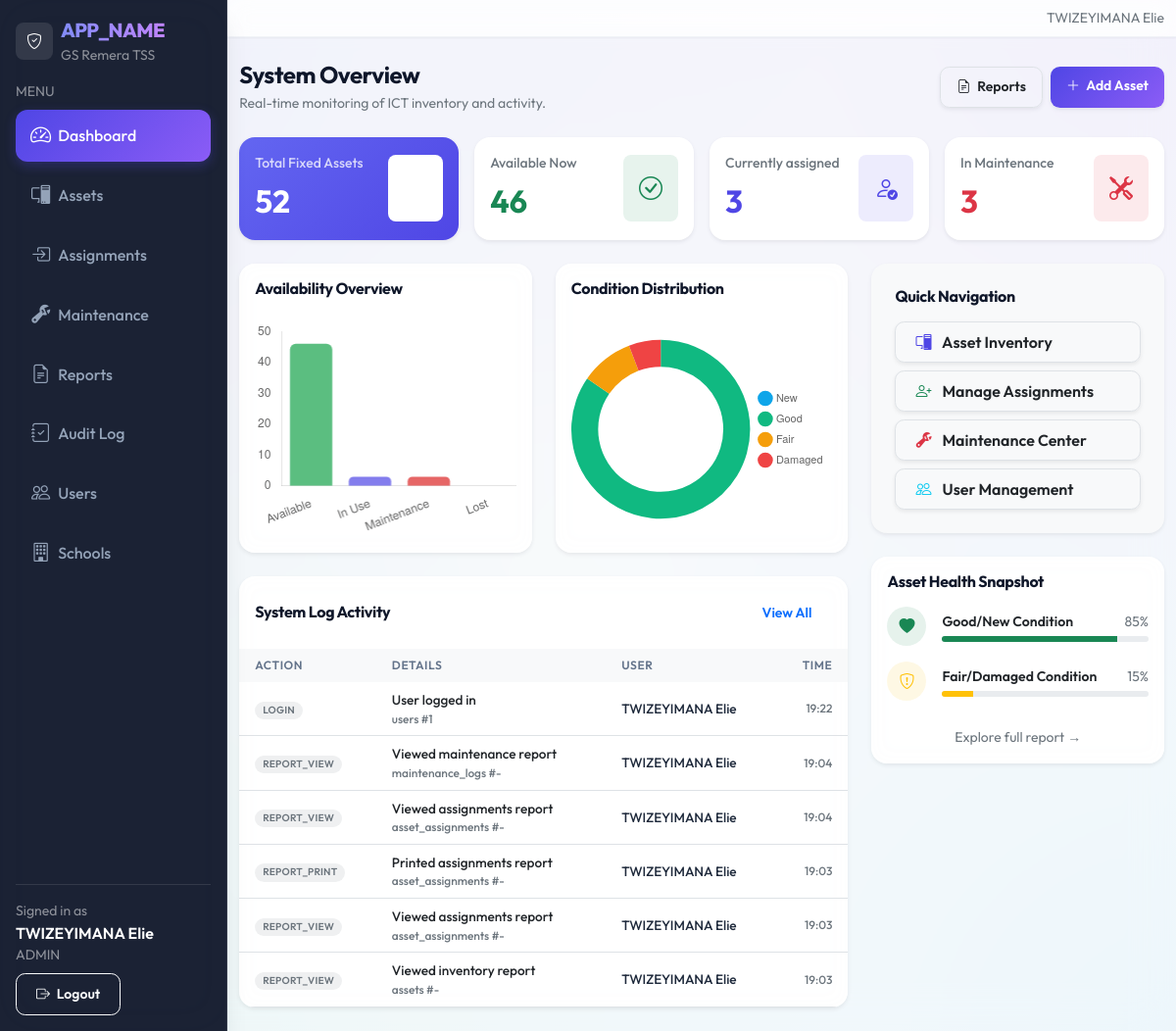
/index.php (signed in), run on the app's committed database.
### tables this page shows
CREATE TABLE `audit_logs` (
  `id` bigint(20) UNSIGNED NOT NULL,
  `school_id` int(10) UNSIGNED NOT NULL,
  `user_id` int(10) UNSIGNED DEFAULT NULL,
  `action` varchar(50) NOT NULL,
  `entity` varchar(50) DEFAULT NULL,
  `entity_id` varchar(50) DEFAULT NULL,
  `description` varchar(255) DEFAULT NULL,
  `ip_address` varchar(45) DEFAULT NULL,
  `user_agent` varchar(255) DEFAULT NULL,
  `created_at` datetime NOT NULL DEFAULT CURRENT_TIMESTAMP
);

CREATE TABLE `users` (
  `id` int(10) UNSIGNED NOT NULL,
  `school_id` int(10) UNSIGNED NOT NULL,
  `role_id` int(10) UNSIGNED NOT NULL,
  `username` varchar(50) NOT NULL,
  `full_name` varchar(120) NOT NULL,
  `email` varchar(120) DEFAULT NULL,
  `password_hash` varchar(255) NOT NULL,
  `is_active` tinyint(1) NOT NULL DEFAULT '1',
  `last_login_at` datetime DEFAULT NULL,
  `created_at` datetime NOT NULL DEFAULT CURRENT_TIMESTAMP,
  `updated_at` datetime DEFAULT NULL ON UPDATE CURRENT_TIMESTAMP
);

### includes/url.php (called while the page is built, shortened)
<?php
function base_url(): string
{
  $b = defined('BASE_URL') ? (string)BASE_URL : '';
  $b = rtrim($b, '/');
  return $b;
}
function url(string $path): string
{
  $full = base_url() . $path;
  return $full === '' ? '/' : $full;
}

### index.php (the view, shortened to what this page needs)
<?php
require_once __DIR__ . '/includes/layout.php';
require_once __DIR__ . '/includes/url.php';
$pdo = db();
$sid = (int)$_SESSION['user']['school_id'];
$stats = [
  'total' => 0,
  'available' => 0,
  'in_use' => 0,
  'maintenance' => 0,
  'lost' => 0,
];
$stmt_total = $pdo->prepare("SELECT COUNT(*) FROM assets WHERE school_id = ?");
$stmt_total->execute([$sid]);
$stats['total'] = (int)$stmt_total->fetchColumn();
$stmt_status = $pdo->prepare("SELECT COUNT(*) FROM assets WHERE school_id = ? AND status = ?");
foreach (['Available', 'In Use', 'Maintenance', 'Lost'] as $status) {
    $stmt_status->execute([$sid, $status]);
    $stats[strtolower(str_replace(' ', '_', $status))] = (int)$stmt_status->fetchColumn();
}
$stmt_cond = $pdo->prepare("SELECT asset_condition, COUNT(*) as count FROM assets WHERE school_id = ? GROUP BY asset_condition");
$stmt_cond->execute([$sid]);
$conditionData = $stmt_cond->fetchAll(PDO::FETCH_KEY_PAIR);
$conditions = ['New', 'Good', 'Fair', 'Damaged'];
$conditionCounts = [];
foreach ($conditions as $cnd) {
    $conditionCounts[] = (int)($conditionData[$cnd] ?? 0);
}
$stmt_logs = $pdo->prepare("
  SELECT l.*, u.full_name
  FROM audit_logs l
  LEFT JOIN users u ON u.id = l.user_id
  WHERE l.school_id = ?
  ORDER BY l.created_at DESC
  LIMIT 6
");
$stmt_logs->execute([$sid]);
$recentLogs = $stmt_logs->fetchAll();
?>
<div class="d-flex align-items-center justify-content-between flex-wrap gap-2 mb-4">
  <div>
    <h1 class="h4 mb-1 fw-bold">System Overview</h1>
    <div class="text-secondary small">Real-time monitoring of ICT inventory and activity.</div>
  </div>
  <div class="d-flex gap-2">
    <a class="btn btn-white border shadow-sm btn-sm px-3" href="<?php echo htmlspecialchars(url('/reports/index.php')); ?>">
      <i class="bi bi-file-earmark-text me-1"></i> Reports
    </a>
    <a class="btn btn-primary btn-sm px-3 shadow-sm" href="<?php echo htmlspecialchars(url('/admin/assets/create.php')); ?>">
      <i class="bi bi-plus-lg me-1"></i> Add Asset
    </a>
  </div>
</div>
<div class="row g-3 mb-4">
  <div class="col-12 col-sm-6 col-xl-3">
    <div class="card border-0 shadow-sm overflow-hidden" style="background: linear-gradient(135deg, #6366f1 0%, #4f46e5 100%);">
      <div class="card-body p-3 text-white">
        <div class="d-flex align-items-center justify-content-between">
          <div>
            <div class="opacity-75 small fw-medium mb-1">Total Fixed Assets</div>
            <div class="fs-2 fw-bold"><?php echo $stats['total']; ?></div>
          </div>
          <div class="bg-white bg-opacity-20 rounded-3 p-3">
            <i class="bi bi-bank fs-4"></i>
          </div>
        </div>
      </div>
    </div>
  </div>
  <div class="col-12 col-sm-6 col-xl-3">
    <div class="card border-0 shadow-sm" style="background: white;">
      <div class="card-body p-3">
        <div class="d-flex align-items-center justify-content-between">
          <div>
            <div class="text-secondary small fw-medium mb-1">Available Now</div>
            <div class="fs-2 fw-bold text-success"><?php echo $stats['available']; ?></div>
          </div>
          <div class="bg-success bg-opacity-10 text-success rounded-3 p-3">
            <i class="bi bi-check-circle fs-4"></i>
          </div>
        </div>
      </div>
    </div>
  </div>
  <div class="col-12 col-sm-6 col-xl-3">
    <div class="card border-0 shadow-sm" style="background: white;">
      <div class="card-body p-3">
        <div class="d-flex align-items-center justify-content-between">
          <div>
            <div class="text-secondary small fw-medium mb-1">Currently assigned</div>
            <div class="fs-2 fw-bold text-primary"><?php echo $stats['in_use']; ?></div>
          </div>
          <div class="bg-primary bg-opacity-10 text-primary rounded-3 p-3">
            <i class="bi bi-person-check fs-4"></i>
          </div>
        </div>
      </div>
    </div>
  </div>
  <div class="col-12 col-sm-6 col-xl-3">
    <div class="card border-0 shadow-sm" style="background: white;">
      <div class="card-body p-3">
        <div class="d-flex align-items-center justify-content-between">
          <div>
            <div class="text-secondary small fw-medium mb-1">In Maintenance</div>
            <div class="fs-2 fw-bold text-danger"><?php echo $stats['maintenance']; ?></div>
          </div>
          <div class="bg-danger bg-opacity-10 text-danger rounded-3 p-3">
            <i class="bi bi-tools fs-4"></i>
          </div>
        </div>
      </div>
    </div>
  </div>
</div>
<div class="row g-4">
  <div class="col-12 col-xl-8">
    <div class="row g-4 mb-4">
      <div class="col-12 col-md-6">
        <div class="card border-0 shadow-sm h-100">
          <div class="card-body">
            <h6 class="fw-bold mb-4">Availability Overview</h6>
            <div style="height: 220px;">
              <canvas id="availabilityChart"></canvas>
            </div>
          </div>
        </div>
      </div>
      <div class="col-12 col-md-6">
        <div class="card border-0 shadow-sm h-100">
          <div class="card-body">
            <h6 class="fw-bold mb-4">Condition Distribution</h6>
            <div style="height: 220px;">
              <canvas id="conditionChart"></canvas>
            </div>
          </div>
        </div>
      </div>
    </div>
    <div class="card border-0 shadow-sm">
      <div class="card-body p-0">
        <div class="p-3 d-flex align-items-center justify-content-between">
          <h6 class="fw-bold mb-0">System Log Activity</h6>
          <a href="<?php echo url('/admin/audit/index.php'); ?>" class="btn btn-sm btn-link text-decoration-none">View All</a>
        </div>
        <div class="table-responsive">
          <table class="table table-hover align-middle mb-0" style="font-size: 0.85rem;">
            <thead class="bg-light text-secondary small">
              <tr>
                <th class="ps-3 py-2 border-0">Action</th>
                <th class="py-2 border-0">Details</th>
                <th class="py-2 border-0">User</th>
                <th class="py-2 border-0 pe-3 text-end">Time</th>
              </tr>
            </thead>
            <tbody>
              <?php foreach ($recentLogs as $log): ?>
                <tr>
                  <td class="ps-3">
                    <?php
                      $actionColor = 'secondary';
                    ?>
                    <span class="badge rounded-pill bg-<?php echo $actionColor; ?> bg-opacity-10 text-<?php echo $actionColor; ?> px-2">
                      <?php echo htmlspecialchars($log['action']); ?>
                    </span>
                  </td>
                  <td>
                    <div class="text-dark fw-medium"><?php echo htmlspecialchars($log['description']); ?></div>
                    <div class="text-secondary small italic"><?php echo htmlspecialchars($log['entity'] ?: '-'); ?> #<?php echo htmlspecialchars($log['entity_id'] ?: '-'); ?></div>
                  </td>
                  <td><?php echo htmlspecialchars($log['full_name'] ?: 'System'); ?></td>
                  <td class="pe-3 text-end text-secondary small"><?php echo date('H:i', strtotime($log['created_at'])); ?></td>
                </tr>
              <?php endforeach; ?>
            </tbody>
          </table>
        </div>
      </div>
    </div>
  </div>
  <div class="col-12 col-xl-4">
    <div class="card border-0 shadow-sm mb-4 bg-light">
      <div class="card-body p-4">
        <h6 class="fw-bold mb-3">Quick Navigation</h6>
        <div class="d-grid gap-2">
          <a class="btn btn-white border shadow-sm text-start py-2" href="<?php echo url('/admin/assets/index.php'); ?>">
            <i class="bi bi-pc-display me-2 text-primary"></i> Asset Inventory
          </a>
          <a class="btn btn-white border shadow-sm text-start py-2" href="<?php echo url('/teacher/assignments/index.php'); ?>">
            <i class="bi bi-person-plus me-2 text-success"></i> Manage Assignments
          </a>
          <a class="btn btn-white border shadow-sm text-start py-2" href="<?php echo url('/teacher/maintenance/index.php'); ?>">
            <i class="bi bi-wrench-adjustable me-2 text-danger"></i> Maintenance Center
          </a>
          <a class="btn btn-white border shadow-sm text-start py-2" href="<?php echo url('/admin/users/index.php'); ?>">
            <i class="bi bi-people me-2 text-info"></i> User Management
          </a>
        </div>
      </div>
    </div>
    <div class="card border-0 shadow-sm">
      <div class="card-body">
        <h6 class="fw-bold mb-3">Asset Health Snapshot</h6>
        <div class="d-flex flex-column gap-3">
          <div class="d-flex align-items-center gap-3">
            <div class="bg-success bg-opacity-10 text-success rounded-circle p-2" style="width: 40px; height: 40px; display: flex; align-items: center; justify-content: center;">
              <i class="bi bi-heart-fill"></i>
            </div>
            <div class="flex-grow-1">
              <div class="d-flex justify-content-between align-items-center mb-1">
                <span class="small fw-semibold">Good/New Condition</span>
                <span class="small text-secondary"><?php echo round(($conditionCounts[0] + $conditionCounts[1]) / max(1, $stats['total']) * 100); ?>%</span>
              </div>
              <div class="progress" style="height: 6px;">
                <div class="progress-bar bg-success" style="width: <?php echo round(($conditionCounts[0] + $conditionCounts[1]) / max(1, $stats['total']) * 100); ?>%"></div>
              </div>
            </div>
          </div>
          <div class="d-flex align-items-center gap-3">
            <div class="bg-warning bg-opacity-10 text-warning rounded-circle p-2" style="width: 40px; height: 40px; display: flex; align-items: center; justify-content: center;">
              <i class="bi bi-shield-exclamation"></i>
            </div>
            <div class="flex-grow-1">
              <div class="d-flex justify-content-between align-items-center mb-1">
                <span class="small fw-semibold">Fair/Damaged Condition</span>
                <span class="small text-secondary"><?php echo round(($conditionCounts[2] + $conditionCounts[3]) / max(1, $stats['total']) * 100); ?>%</span>
              </div>
              <div class="progress" style="height: 6px;">
                <div class="progress-bar bg-warning" style="width: <?php echo round(($conditionCounts[2] + $conditionCounts[3]) / max(1, $stats['total']) * 100); ?>%"></div>
              </div>
            </div>
          </div>
          <div class="mt-2 text-center">
            <a href="<?php echo url('/reports/inventory.php'); ?>" class="small text-secondary text-decoration-none">Explore full report →</a>
          </div>
        </div>
      </div>
    </div>
  </div>
</div>
<script>
// Availability Chart
const availabilityCtx = document.getElementById('availabilityChart').getContext('2d');
new Chart(availabilityCtx, {
    type: 'bar',
    data: {
        labels: ['Available', 'In Use', 'Maintenance', 'Lost'],
        datasets: [{
            label: 'Asset Count',
            data: [
                <?php echo $stats['available']; ?>,
                <?php echo $stats['in_use']; ?>,
                <?php echo $stats['maintenance']; ?>,
                <?php echo $stats['lost']; ?>
            ],
            backgroundColor: [
                'rgba(22, 163, 74, 0.7)',  // Success
                'rgba(79, 70, 229, 0.7)',  // Primary
                'rgba(220, 38, 38, 0.7)',  // Danger
                'rgba(107, 114, 128, 0.7)' // Gray
            ],
            borderRadius: 6,
            borderWidth: 0
        }]
    },
    options: {
        responsive: true,
        maintainAspectRatio: false,
        plugins: { legend: { display: false } },
        scales: {
            y: { beginAtZero: true, grid: { display: false }, ticks: { stepSize: 10 } },
            x: { grid: { display: false } }
        }
    }
});
// Condition Chart
const conditionCtx = document.getElementById('conditionChart').getContext('2d');
new Chart(conditionCtx, {
    type: 'doughnut',
    data: {
        labels: ['New', 'Good', 'Fair', 'Damaged'],
        datasets: [{
            data: [<?php echo implode(',', $conditionCounts); ?>],
            backgroundColor: [
                '#0ea5e9', // Sky
                '#10b981', // Emerald
                '#f59e0b', // Amber
                '#ef4444'  // Red
            ],
            hoverOffset: 10,
            borderWidth: 0
        }]
    },
    options: {
        responsive: true,
        maintainAspectRatio: false,
        cutout: '70%',
        plugins: {
            legend: {
                position: 'right',
                labels: { usePointStyle: true, font: { size: 11 } }
            }
        }
    }
});
</script>

### data on the page
audit_logs: action "LOGIN", description "User logged in", entity "users", entity "1", user.full_name "TWIZEYIMANA Elie", created_at "19:22"
audit_logs: action "REPORT_VIEW", description "Viewed maintenance report", entity "maintenance_logs", entity "-", user.full_name "TWIZEYIMANA Elie", created_at "19:04"
audit_logs: action "REPORT_VIEW", description "Viewed assignments report", entity "asset_assignments", entity "-", user.full_name "TWIZEYIMANA Elie", created_at "19:04"
audit_logs: action "REPORT_PRINT", description "Printed assignments report", entity "asset_assignments", entity "-", user.full_name "TWIZEYIMANA Elie", created_at "19:03"
audit_logs: action "REPORT_VIEW", description "Viewed assignments report", entity "asset_assignments", entity "-", user.full_name "TWIZEYIMANA Elie", created_at "19:03"
audit_logs: action "REPORT_VIEW", description "Viewed inventory report", entity "assets", entity "-", user.full_name "TWIZEYIMANA Elie", created_at "19:03"

### other printed values
$appTitle "APP_NAME"
$user['school_name'] "GS Remera TSS"
$item['label'] "Dashboard"
$item['label'] "Assets"
$item['label'] "Assignments"
$item['label'] "Maintenance"
$item['label'] "Reports"
$item['label'] "Audit Log"
$item['label'] "Users"
$item['label'] "Schools"
$fullName ?: 'User' "TWIZEYIMANA Elie"
$role ?: '-' "ADMIN"
$fullName ?: '' "TWIZEYIMANA Elie"
$stats['total'] "52"
$stats['available'] "46"
